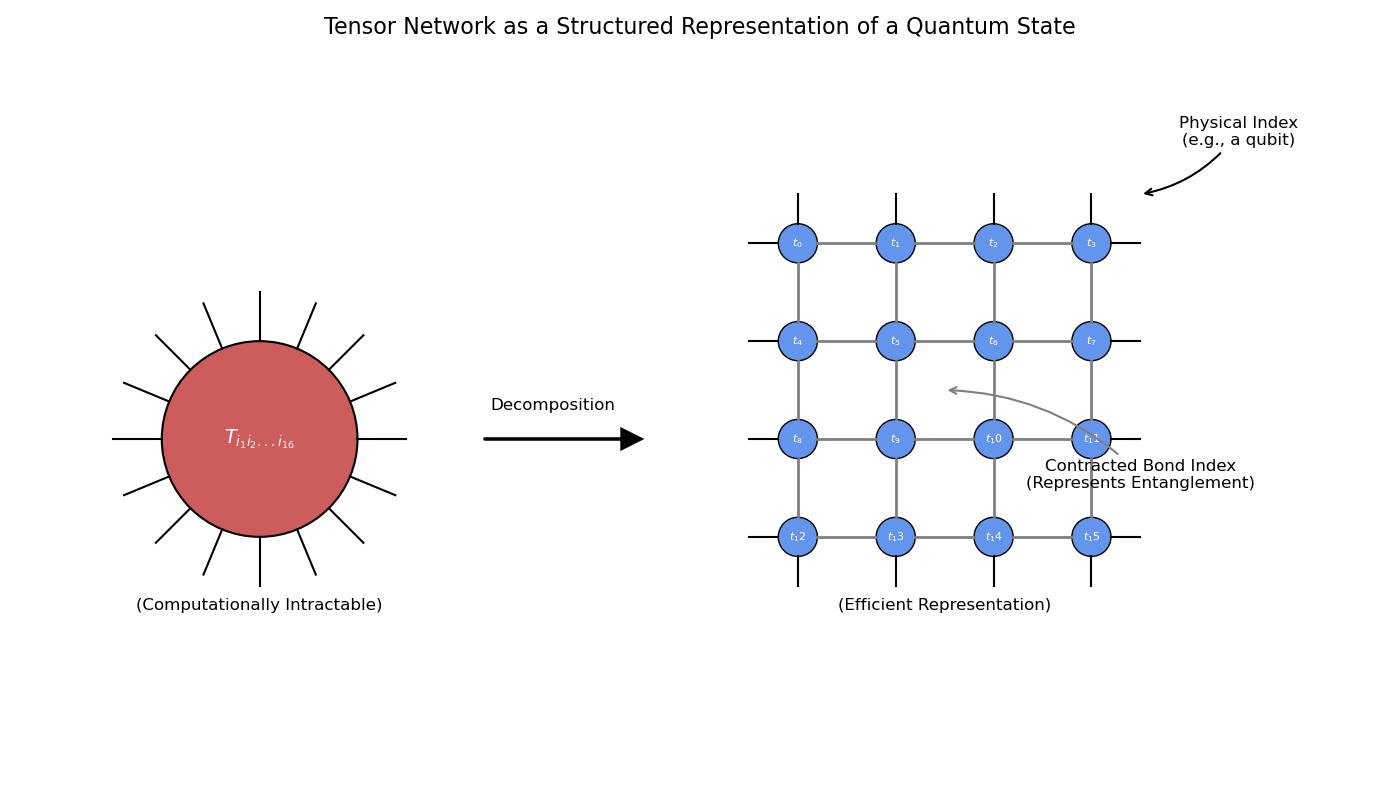

This figure's Python source:
import matplotlib.pyplot as plt
import matplotlib.patches as patches
import numpy as np

def generate_tensor_decomposition_diagram():
    """
    Generates and saves a detailed diagram showing the decomposition of a large
    tensor into a structured tensor network with clear annotations.
    """
    # --- Setup ---
    fig, ax = plt.subplots(figsize=(14, 8))
    ax.set_aspect('equal')
    ax.set_xlim(0, 14)
    ax.set_ylim(0, 7)
    ax.axis('off')

    # --- Left Side: Large Complex Tensor ---
    large_tensor = patches.Circle((2.5, 3.5), radius=1.0, facecolor='indianred', edgecolor='black', lw=1.5)
    ax.add_patch(large_tensor)
    ax.text(2.5, 3.5, r'$T_{i_1 i_2 ... i_{16}}$', ha='center', va='center', fontsize=14, color='white')
    ax.text(2.5, 1.8, '(Computationally Intractable)', ha='center', va='center', fontsize=12)


    # Physical indices for the large tensor
    for i in range(16):
        angle = (i / 16) * 2 * np.pi
        start_x = 2.5 + 1.0 * np.cos(angle)
        start_y = 3.5 + 1.0 * np.sin(angle)
        end_x = 2.5 + 1.5 * np.cos(angle)
        end_y = 3.5 + 1.5 * np.sin(angle)
        ax.plot([start_x, end_x], [start_y, end_y], color='black', lw=1.5)

    # --- Arrow ---
    ax.arrow(4.8, 3.5, 1.4, 0, head_width=0.2, head_length=0.2, fc='black', ec='black', lw=2)
    ax.text(5.5, 3.8, 'Decomposition', ha='center', fontsize=12)

    # --- Right Side: Tensor Network ---
    ax.text(9.5, 1.8, '(Efficient Representation)', ha='center', va='center', fontsize=12)
    # Create a 4x4 grid of smaller tensors
    for i in range(4):
        for j in range(4):
            pos = (8 + i, 5.5 - j)
            tensor_node = patches.Circle(pos, radius=0.2, facecolor='cornflowerblue', edgecolor='black', lw=1)
            ax.add_patch(tensor_node)
            ax.text(pos[0], pos[1], f'$t_{j*4+i}$', ha='center', va='center', fontsize=8, color='white')

            # Horizontal connections (contracted indices)
            if i > 0:
                ax.plot([pos[0] - 0.8, pos[0] - 0.2], [pos[1], pos[1]], color='gray', lw=2)
            # Vertical connections (contracted indices)
            if j > 0:
                ax.plot([pos[0], pos[0]], [pos[1] + 0.2, pos[1] + 0.8], color='gray', lw=2)
            # Physical (open) indices
            if i == 0: ax.plot([pos[0] - 0.2, pos[0] - 0.5], [pos[1], pos[1]], color='black', lw=1.5)
            if i == 3: ax.plot([pos[0] + 0.2, pos[0] + 0.5], [pos[1], pos[1]], color='black', lw=1.5)
            if j == 0: ax.plot([pos[0], pos[0]], [pos[1] + 0.2, pos[1] + 0.5], color='black', lw=1.5)
            if j == 3: ax.plot([pos[0], pos[0]], [pos[1] - 0.2, pos[1] - 0.5], color='black', lw=1.5)

    # --- Add Annotations for Clarity ---
    # Annotation for Physical Index
    ax.annotate('Physical Index\n(e.g., a qubit)',
                xy=(11.5, 6.0), xycoords='data',
                xytext=(12.5, 6.5), textcoords='data',
                arrowprops=dict(arrowstyle="->", connectionstyle="arc3,rad=-0.2", lw=1.5),
                fontsize=12, ha='center')

    # Annotation for Contracted Bond Index
    ax.annotate('Contracted Bond Index\n(Represents Entanglement)',
                xy=(9.5, 4.0), xycoords='data',
                xytext=(11.5, 3.0), textcoords='data',
                arrowprops=dict(arrowstyle="->", connectionstyle="arc3,rad=0.2", color='gray', lw=1.5),
                fontsize=12, ha='center')

    title = 'Tensor Network as a Structured Representation of a Quantum State'
    fig.suptitle(title, fontsize=16)

    # --- Save the figure ---
    filename = "tensor_network_decomposition.png"
    plt.tight_layout(rect=[0, 0, 1, 0.95])
    plt.savefig(filename)
    print(f"Image saved as {filename}")
    plt.show()

if __name__ == '__main__':
    generate_tensor_decomposition_diagram()
